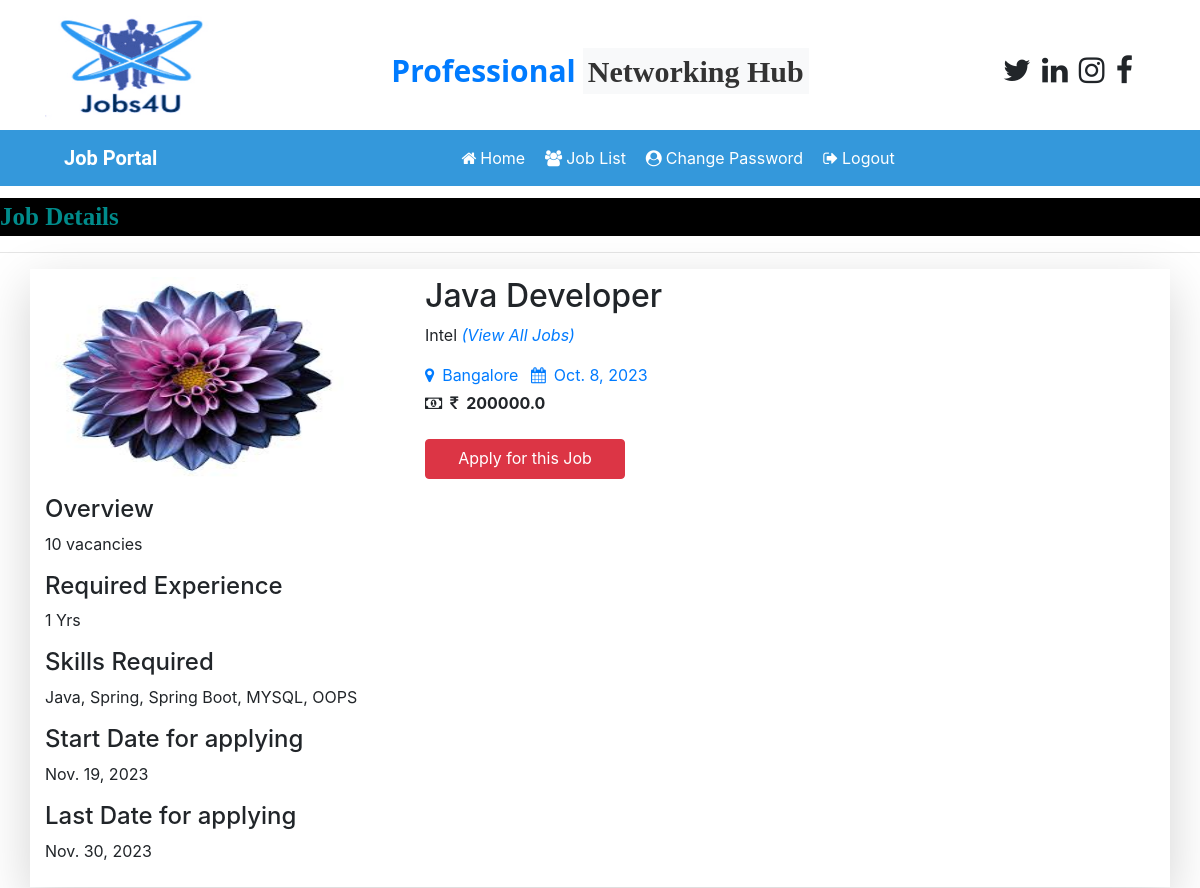
Page /job_detail/1 on the committed database.
### job/models.py (models this page shows, shortened)
class Jobs(models.Model):
    recruiter = models.ForeignKey(Recruiter, on_delete=models.CASCADE)
    start_date = models.DateField()
    end_date = models.DateField()
    title = models.CharField(max_length=100)
    salary = models.FloatField(max_length=20)
    image = models.FileField()
    description = models.CharField(max_length=300)
    experience = models.CharField(max_length=50)
    location = models.CharField(max_length=100)
    skills = models.CharField(max_length=100)
    creationdate = models.DateField()

class Recruiter(models.Model):
    user = models.ForeignKey(User, on_delete=models.CASCADE)
    mobile = models.CharField(max_length=15, null=True)
    image = models.FileField(null=True)
    gender = models.CharField(max_length=10, null=True)
    company = models.CharField(max_length=100, null=True)
    type = models.CharField(max_length=15, null=True)
    status = models.CharField(max_length=20, null=True)

### job/views.py (the view)
# urls.py: path('job_detail/<int:pid>',job_detail,name="job_detail"),
def job_detail(request,pid):
    job = Jobs.objects.get(id=pid)
    d = {'job':job}
    return render(request,'job_detail.html',d)

### job/templates/job_detail.html (shortened to what this page needs)
{% load static %}
{% block body %}
{% include 'user_navigation.html' %}
<marquee style = "font-family : 'Monotype Corsiva' ; font-size : 25px ; color : darkcyan ; background-color : black ; font-weight : bold ; margin-top:1%">
    Job Details
</marquee>
<hr>
<div class="container shadow-lg py-2 mb-2">
<div class="row">
    <div class="col-md-4">
       <img src="{{job.image.url}}" style="width:300px;height:200px">
    </div>
     <div class="col-md-6">
     <h2> {{job.title}}</h2>
         <p>{{job.recruiter.company}} <em><a href="{% url 'user_latestjobs' %}">(View All Jobs)</a></em></p>
         <a href="#" class="mr-2"><i class="fa fa-map-marker mr-2"></i>{{job.location}}</a>
         <a href="#"><i class="fa fa-calendar mr-2"></i>{{job.creationdate}}</a>
         <br>
         <strong><i class="fa fa-money mr-2 mt-2"></i><i class="fa fa-inr mr-2 mt-2"></i>{{job.salary}}</strong>
<div class="mt-4">
         <a href="{% url 'applyforjob' job.id %}" class="btn btn-danger" style="width:200px ; height:40px">Apply for this Job</a>
</div>
    </div>
</div>
    <div class="mt-3">
        <h4>Overview</h4>
        <p>{{job.description}}</p>
        <h4>Required Experience</h4>
        <p>{{job.experience}} Yrs</p>
        <h4>Skills Required</h4>
        <p>{{job.skills}}</p>
        <h4>Start Date for applying</h4>
        <p>{{job.start_date}}</p>
        <h4>Last Date for applying</h4>
        <p>{{job.end_date}}</p>
    </div>
</div>
{% endblock %}

### rows in the picture
Jobs: image (picture), title "Java Developer", recruiter.company "Intel", location "Bangalore", creationdate "Oct. 8, 2023", salary "200000.0", description "10 vacancies", experience "1", skills "Java, Spring, Spring Boot, MYSQL, OOPS", start_date "Nov. 19, 2023", end_date "Nov. 30, 2023"
